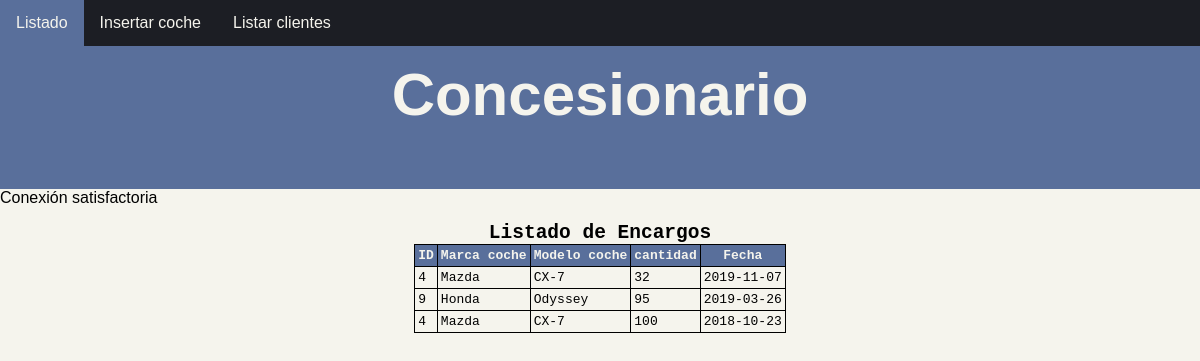
The page /codigophp/listadoEncargos.php?id=4 on the database its author committed.
### tables this page shows
CREATE TABLE `encargo` (
  `id` bigint(20) NOT NULL,
  `coche_id` bigint(20) DEFAULT NULL,
  `cliente_id` bigint(20) DEFAULT NULL,
  `cantidad` decimal(4,0) DEFAULT NULL,
  `fecha` date DEFAULT NULL
);

CREATE TABLE `coche` (
  `id` bigint(20) NOT NULL,
  `modelo` varchar(100) DEFAULT NULL,
  `marca` varchar(50) DEFAULT NULL,
  `precio` decimal(12,2) DEFAULT NULL,
  `stock` decimal(5,0) DEFAULT NULL
);

### codigophp/listadoEncargos.php (the view, shortened to what this page needs)
<!DOCTYPE html>
<html lang="en">
<head>
    <link rel="stylesheet" href="style.css">
</head>
<body>
  <main>
<?php
  include_once "includes/header.php";
  include_once "includes/navbar.php";
  include_once "includes/conexionBD.php";
    $id = $_GET['id'];
  $consulta = $conn->query("select * from encargo
                            join coche on coche_id= coche.id
                            where cliente_id = '$id'");
 ?>
 <section id="tabla">
 <table>
	<caption><h2>Listado de Encargos</h2></caption>
  <tr>
	  <th>ID</th>
    <th>Marca coche</th>
    <th>Modelo coche</th>
    <th>cantidad</th>
    <th>Fecha</th>
  </tr>
  <?php
	  while ($encargo = $consulta->fetchObject()) {
  ?>
  <tr>
	  <td><?= $encargo->id ?></td>
    <td><?= $encargo->marca ?></td>
    <td><?= $encargo->modelo ?></td>
    <td><?= $encargo->cantidad ?></td>
    <td><?= $encargo->fecha ?></td>
	</tr>
  <?php
	  }
  ?>
</table>
</section>

### codigophp/style.css (style rules this page uses)
:root { --color-oscuro: #1C1E24; --color-claro: #F5F4ED; --color-principal: #596F9B; }
* { box-sizing: border-box; margin: 0; padding: 0; }
body { background-color: var(--color-claro); font-family: Verdana, Geneva, Tahoma, sans-serif; }
section { display: block; }
#tabla { padding: 15px; font-family: monospace; display: flex; justify-content: center; margin: auto; width: 50%; }
table { position: relative; font-family: monospace; border: 1px solid black; border-collapse: collapse; width: fit-content; }
th, td { border: 1px solid black; border-collapse: collapse; padding: 3px; }
th { background-color: var(--color-principal); color:var(--color-claro); }

### rows shown on the page
encargo: coche "4", coche.marca "Mazda", coche.modelo "CX-7", cantidad "32", fecha "2019-11-07"
encargo: coche "9", coche.marca "Honda", coche.modelo "Odyssey", cantidad "95", fecha "2019-03-26"
encargo: coche "4", coche.marca "Mazda", coche.modelo "CX-7", cantidad "100", fecha "2018-10-23"
